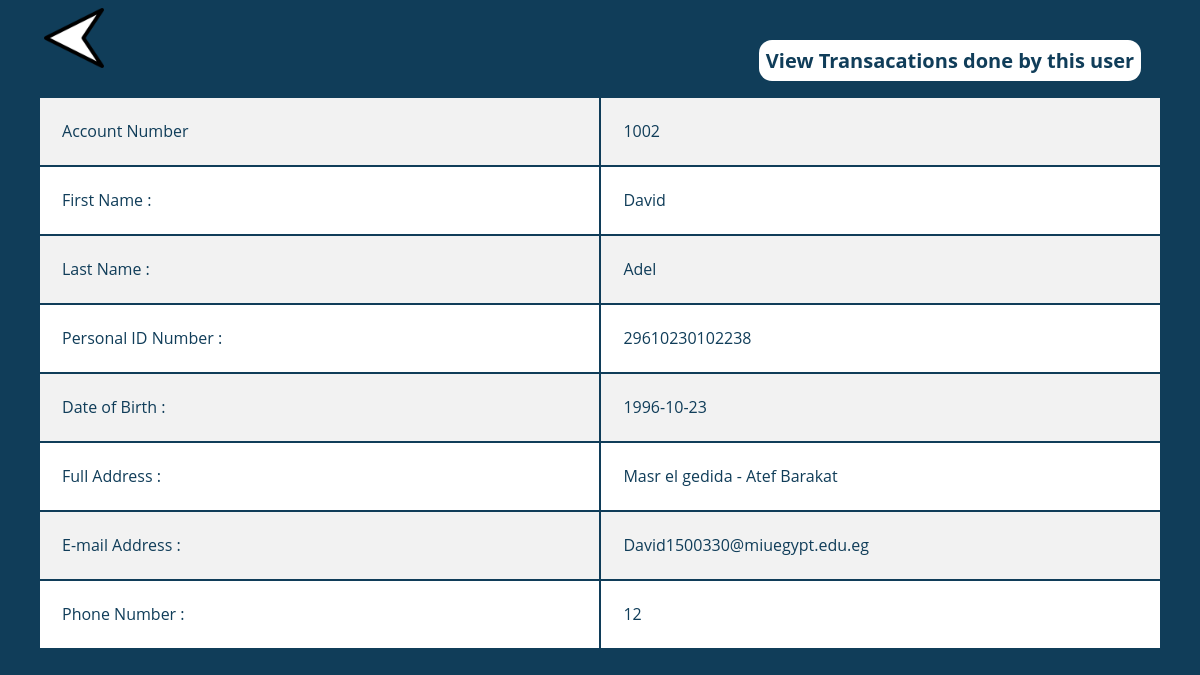
Screenshot of /Worker/php/Usersreport.php?id=1002 with the database file from the repository.
### tables this page shows
CREATE TABLE `customer_account` (
  `ID` int(11) NOT NULL,
  `FNAME` varchar(50) DEFAULT NULL,
  `LNAME` varchar(50) DEFAULT NULL,
  `PersonalID` varchar(14) DEFAULT NULL,
  `Address` varchar(100) DEFAULT NULL,
  `MobileNumber` varchar(11) DEFAULT NULL,
  `Email` varchar(200) DEFAULT NULL,
  `DateOfBirth` date DEFAULT NULL,
  `WorkerID` int(11) NOT NULL,
  `DateAdded` datetime NOT NULL
);

### Worker/ClassesGedida/dbconnect.php (called while the page is built, shortened)
<?php
  class dbconnect
  {
      private $servername;
      private $username;
      private $password;
      private $db;
      private $con;
      function __construct()
      {
          $this->servername = "localhost";
          $this->username = "root";
          $this->password = "";
          $this->db = "FDJZ";
          $this->con = $this->Connect();
      }
      function connect()
      {
          $this->con = mysqli_connect($this->servername, $this->username, $this->password, $this->db);
          if ($this -> con ->connect_error)
          {
              die("Failed to connect: " .$this->con->connect_error);
          }
          else
          {
              return $this->con;
          }
      }
      function executesql($sql)
      {
        $result = mysqli_query($this->con, $sql);
        if($result == TRUE)
              {
          return $result;
        }
        else
              {
          echo "Error executing SQL statement: " .$this->con->error;
        }
      }
  }
?>

### Worker/ClassesGedida/Admin.php (called while the page is built, shortened)
<?php
  include_once("WorkerAdminCommon.php");
  include_once("Loans.php");
  include_once("dbconnect.php");
  class Admin extends WorkerAdminCommon{
    function __construct(){
      $this->db=new dbconnect;
    }
  }
?>

### Worker/ClassesGedida/WorkerAdminCommon.php (called while the page is built, shortened)
<?php
  class WorkerAdminCommon extends User{
    function showSpecificCustomer($id){
      $this->db->connect();
      $sql = "SELECT *
              FROM `customer_account`
              WHERE `id` = $id
              ";
      $result = $this->db->executesql($sql);
      return $result;
    }
  }
?>

### Worker/php/Usersreport.php (the view, shortened to what this page needs)
<?php
  include_once '../ClassesGedida/Admin.php';
  $id = $_GET["id"];
  $admin = new Admin;
  $result = $admin->showSpecificCustomer($id);
  $row = mysqli_fetch_assoc($result);
?>
<html>
    <head>
        <link rel="stylesheet" type="text/css" href="../css/usersreport.css">
    </head>
    <body>
      <tbody>
          <a href="Showusers.php"><img src="../img/leftarrow.png" id="leftarrow"></a>
		  <?php echo '<a id="viewtrans" href="ViewSpecificTransaction.php?id='.$row['ID'].'">View Transacations done by this user</a>'; ?>
		  <br>
      	<table class="container">
		<br>
              <tr>
                  <td>Account Number</td>
                  <?php echo'<td>'.$row['ID'].'</td>'; ?>
              </tr>
              <tr>
                <td>First Name : </td>
                <?php echo'<td>'.$row['FNAME'].'</td>'; ?>
              </tr>
              <tr>
                <td>Last Name : </td>
                <?php echo'<td>'.$row['LNAME'].'</td>'; ?>
              </tr>
              <tr>
                <td>Personal ID Number : </td>
                <?php echo'<td>'.$row['PersonalID'].'</td>'; ?>
              </tr>
              <tr>
                <td>Date of Birth : </td>
                <?php echo'<td>'.$row['DateOfBirth'].'</td>'; ?>
              </tr>
              <tr>
                <td>Full Address : </td>
                <?php echo'<td>'.$row['Address'].'</td>'; ?>
              </tr>
              <tr>
                <td>E-mail Address : </td>
                <?php echo'<td>'.$row['Email'].'</td>'; ?>
              </tr>
              <tr>
                <td>Phone Number : </td>
                <?php echo'<td>'.$row['MobileNumber'].'</td>'; ?>
              </tr>
            </table>
			<br>
      </tbody>
    </body>
</html>

### Worker/css/usersreport.css (style rules this page uses)
body { font-family: "Open Sans", sans-serif; color: #a7a1ae; background-color: #103D59; }
.container { text-align: left; overflow:auto; width: 95%; margin: auto; }
.container td { font-size: 1em; padding-bottom: 2%; padding-top: 2%; padding-left: 2%; padding-right: 20%; }
.container tr:nth-child(odd) { background-color: #f2f2f2; color: #103D59; }
.container tr:nth-child(even) { background-color:white; color: #103D59; }
.container td:first-child { width: 50%; }
#viewtrans { font-weight:bold; font-size:20px; color:#103D59; background-color:white; border-radius:13px; padding:7px; margin-top:0px; margin-left: 55%; text-decoration:none; }
#leftarrow { width: 60px; height: 60px; margin-left: 3%; }

### rows the page displays
customer_account: ID "1002", FNAME "David", LNAME "Adel", PersonalID "29610230102238", DateOfBirth "1996-10-23", Address "Masr el gedida - Atef Barakat", Email "David1500330@miuegypt.edu.eg", MobileNumber "12"
